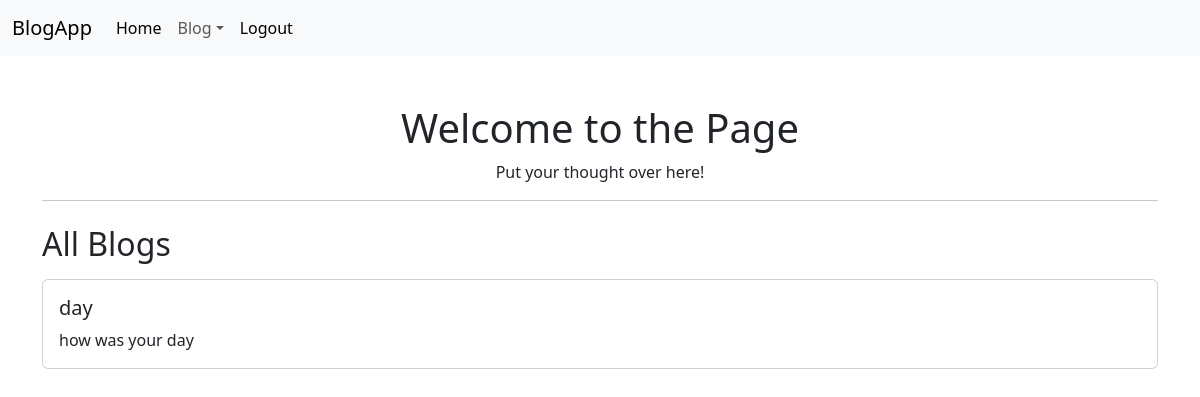
The page /home (signed in) on the database as committed earlier.
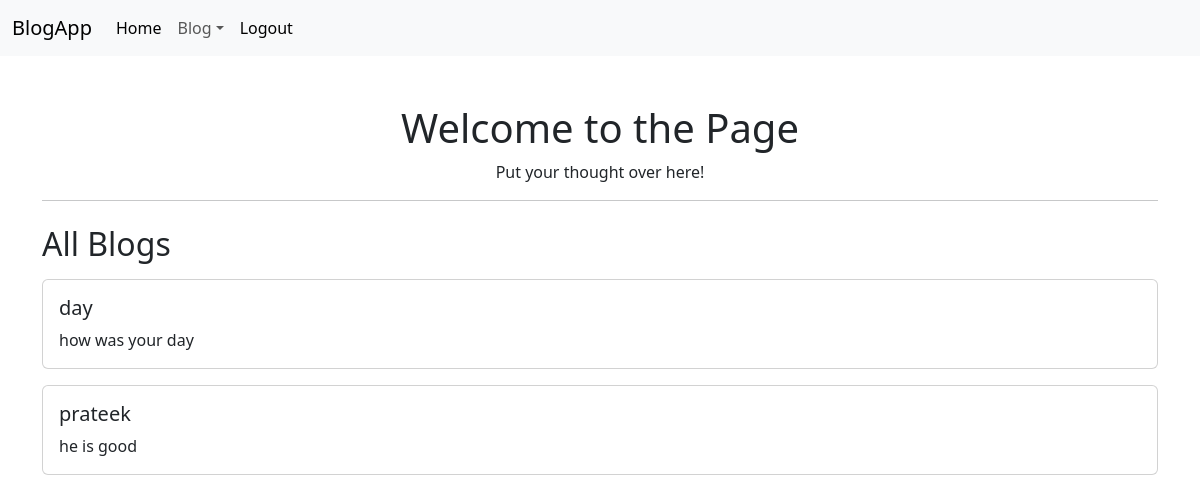
The same page on the database as committed later.
### app/models.py (models this page shows, shortened)
class Blog(db.Model):
    id = db.Column(db.Integer, primary_key=True)
    title = db.Column(db.String(200), nullable=False)
    content = db.Column(db.Text, nullable=False)
    date = db.Column(db.DateTime, default=datetime.utcnow)

### app/routes.py (the view)
@main.route("/home")
def home():
    if "user_id" not in session:
        return redirect(url_for("main.login"))
    blogs = Blog.query.all()  # Fetch all blogs from DB
    return render_template("home.html", blogs=blogs)

### app/templates/home.html (shortened to what this page needs)
<!DOCTYPE html>
<html lang="en">
<head>
  <link href="https://cdn.jsdelivr.net/npm/bootstrap@5.3.3/dist/css/bootstrap.min.css" rel="stylesheet"/>
</head>
<body>
  <nav class="navbar navbar-expand-lg bg-body-tertiary">
    <div class="container-fluid">
      <a class="navbar-brand" href="#">BlogApp</a>
      <div class="collapse navbar-collapse" id="navbarSupportedContent">
        <ul class="navbar-nav me-auto mb-2 mb-lg-0">
          <li class="nav-item"><a class="nav-link active" href="#">Home</a></li>
          <li class="nav-item dropdown">
            <a class="nav-link dropdown-toggle" href="#" role="button"
              data-bs-toggle="dropdown" aria-expanded="false">Blog</a>
          </li>
<li class="nav-item">
    <a class="nav-link active" href="{{ url_for('main.logout') }}" onclick="return confirm('Are you sure you want to log out?')">
        Logout
    </a>
</li>
        </ul>
      </div>
    </div>
  </nav>
  <div class="container mt-5">
    <h1 class="text-center">Welcome to the Page</h1>
    <p class="text-center">Put your thought over here!</p>
    <hr>
    <h2 class="mt-4">All Blogs</h2>
    {% if blogs %}
      {% for blog in blogs %}
        <div class="card my-3">
          <div class="card-body">
            <h5 class="card-title">{{ blog.title }}</h5>
            <p class="card-text">{{ blog.content }}</p>
          </div>
        </div>
      {% endfor %}
    {% else %}
      <p>No blogs yet. Add some from the "Add Blogs" menu!</p>
    {% endif %}
  </div>
</body>
</html>

Rows that differ between the two databases and show on the page:
added Blog: title "prateek", content "he is good"
